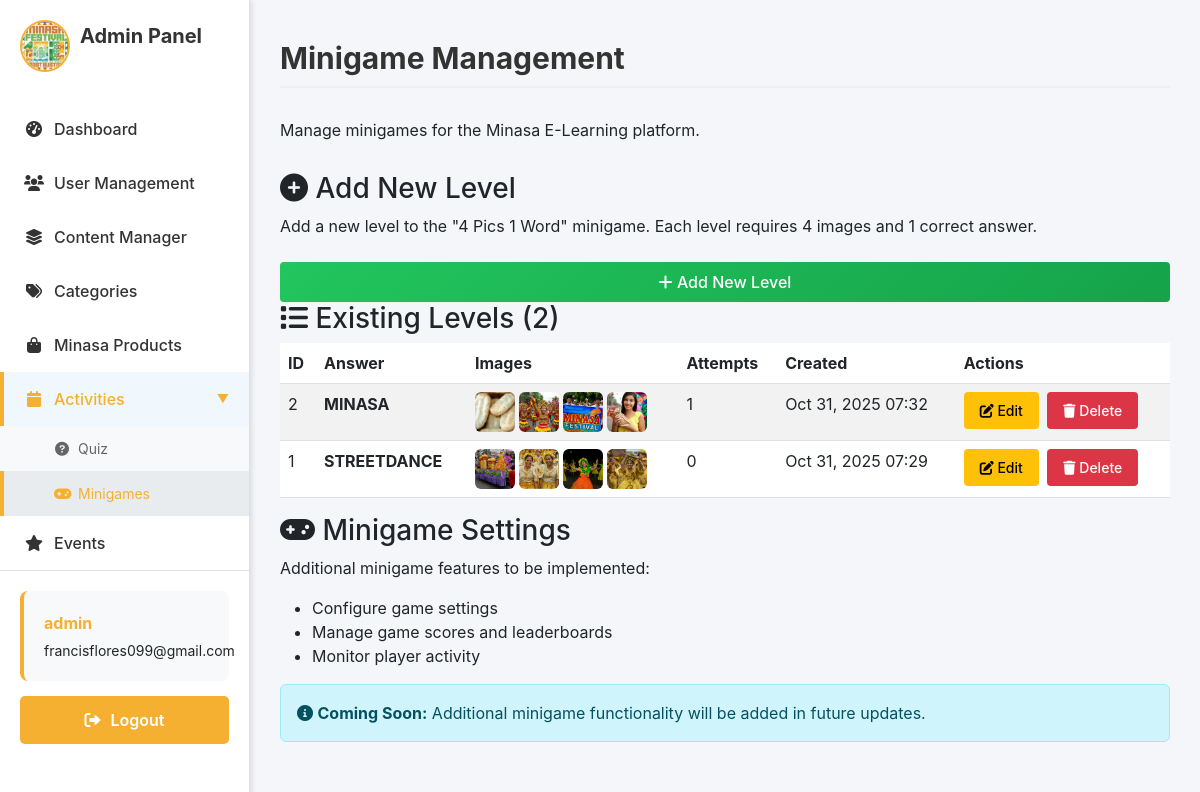
/adminpage/minigame/ (signed in), run on an earlier commit of the app's database.
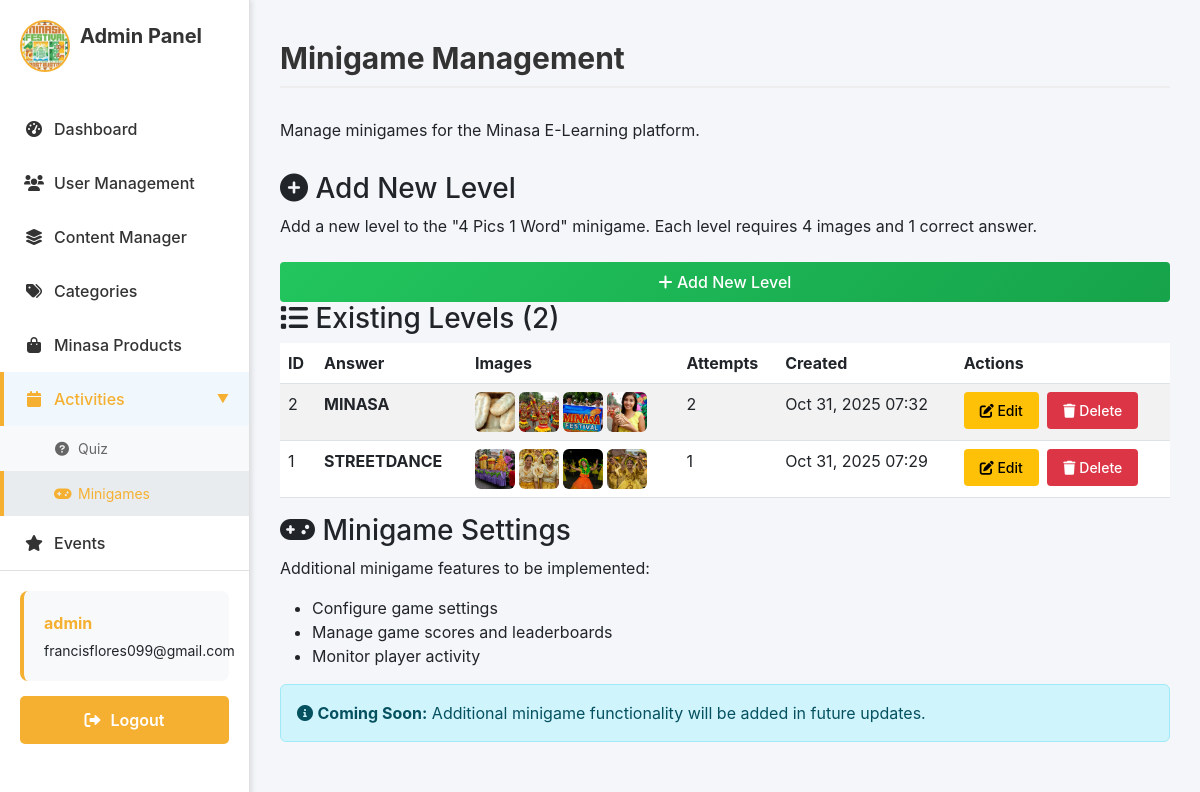
And on a later commit of the database.
### sections/models.py (models this page shows, shortened)
class MinigameLevel(models.Model):
    image1 = models.ImageField(upload_to='minigame/')
    image2 = models.ImageField(upload_to='minigame/')
    image3 = models.ImageField(upload_to='minigame/')
    image4 = models.ImageField(upload_to='minigame/')
    answer = models.CharField(max_length=50)
    attempts = models.PositiveIntegerField(default=0, help_text="Number of times this level has been attempted")
    created_at = models.DateTimeField(auto_now_add=True)
    class Meta:
        verbose_name = "Minigame Level"
        verbose_name_plural = "Minigame Levels"
        ordering = ['-created_at']

### sections/views.py (the view)
# urls.py: path('adminpage/minigame/', views.admin_minigame, name='adminpage-minigame'),
@login_required
def admin_minigame(request):
    if request.user.username == 'admin' or request.user.is_superuser:
        from .models import MinigameLevel
        from .forms import MinigameLevelForm
        levels = MinigameLevel.objects.all().order_by('-created_at')
        form = MinigameLevelForm()
        context = {
            'levels': levels,
            'total_levels': levels.count(),
            'form': form,
        }
        return render(request, 'adminpage/admin-minigame.html', context)
    else:
        return redirect('home')

### sections/templates/adminpage/admin-minigame.html (shortened to what the changed rows need)
{% extends "users/base.html" %}
{% load static %}
{% block content %}
<link rel="stylesheet" href="{% static 'css/adminside.css' %}">
<div class="admin-sidebar">
    <div class="sidebar-header">
        <h2>Admin Panel</h2>
    </div>
</div>
<div class="admin-content">
    <div class="admin-header">
        <h1>Minigame Management</h1>
    </div>
    <div class="admin-panels">
        <div class="admin-panel">
            <div class="panel-content">
                {% if levels %}
                    <div class="table-responsive">
                        <table class="table table-striped">
                            <thead>
                                <tr>
                                    <th>ID</th>
                                    <th>Answer</th>
                                    <th>Images</th>
                                    <th>Attempts</th>
                                    <th>Created</th>
                                    <th>Actions</th>
                                </tr>
                            </thead>
                            <tbody>
                                {% for level in levels %}
                                <tr>
                                    <td>{{ level.id }}</td>
                                    <td><strong>{{ level.answer }}</strong></td>
                                    <td>
                                        <div class="d-flex gap-1">
                                            {% if level.image1 %}
                                                <img src="{{ level.image1.url }}" width="40" height="40" class="rounded" style="object-fit: cover;" title="Image 1">
                                            {% else %}
                                                <div class="bg-light rounded d-flex align-items-center justify-content-center" style="width: 40px; height: 40px;">-</div>
                                            {% endif %}
                                            {% if level.image2 %}
                                                <img src="{{ level.image2.url }}" width="40" height="40" class="rounded" style="object-fit: cover;" title="Image 2">
                                            {% else %}
                                                <div class="bg-light rounded d-flex align-items-center justify-content-center" style="width: 40px; height: 40px;">-</div>
                                            {% endif %}
                                            {% if level.image3 %}
                                                <img src="{{ level.image3.url }}" width="40" height="40" class="rounded" style="object-fit: cover;" title="Image 3">
                                            {% else %}
                                                <div class="bg-light rounded d-flex align-items-center justify-content-center" style="width: 40px; height: 40px;">-</div>
                                            {% endif %}
                                            {% if level.image4 %}
                                                <img src="{{ level.image4.url }}" width="40" height="40" class="rounded" style="object-fit: cover;" title="Image 4">
                                            {% else %}
                                                <div class="bg-light rounded d-flex align-items-center justify-content-center" style="width: 40px; height: 40px;">-</div>
                                            {% endif %}
                                        </div>
                                    </td>
                                    <td>{{ level.attempts }}</td>
                                    <td>{{ level.created_at|date:"M d, Y H:i" }}</td>
                                    <td>
                                        <button type="button" class="btn btn-sm btn-warning me-1" onclick="editLevel({{ level.id }})">
                                            <i class="fas fa-edit"></i> Edit
                                        </button>
                                        <button type="button" class="btn btn-sm btn-danger" onclick="deleteLevel({{ level.id }})">
                                            <i class="fas fa-trash"></i> Delete
                                        </button>
                                    </td>
                                </tr>
                                {% endfor %}
                            </tbody>
                        </table>
                    </div>
                {% else %}
                    <div class="alert alert-info">
                        <i class="fas fa-info-circle"></i>
                        <strong>No levels found.</strong> Start by adding your first minigame level using the button above.
                    </div>
                {% endif %}
            </div>
        </div>
    </div>
</div>
{% endblock %}

What changed in the data, as far as the page shows it:
changed MinigameLevel "MINASA": attempts "1" → "2"
changed MinigameLevel "STREETDANCE": attempts "0" → "1"
